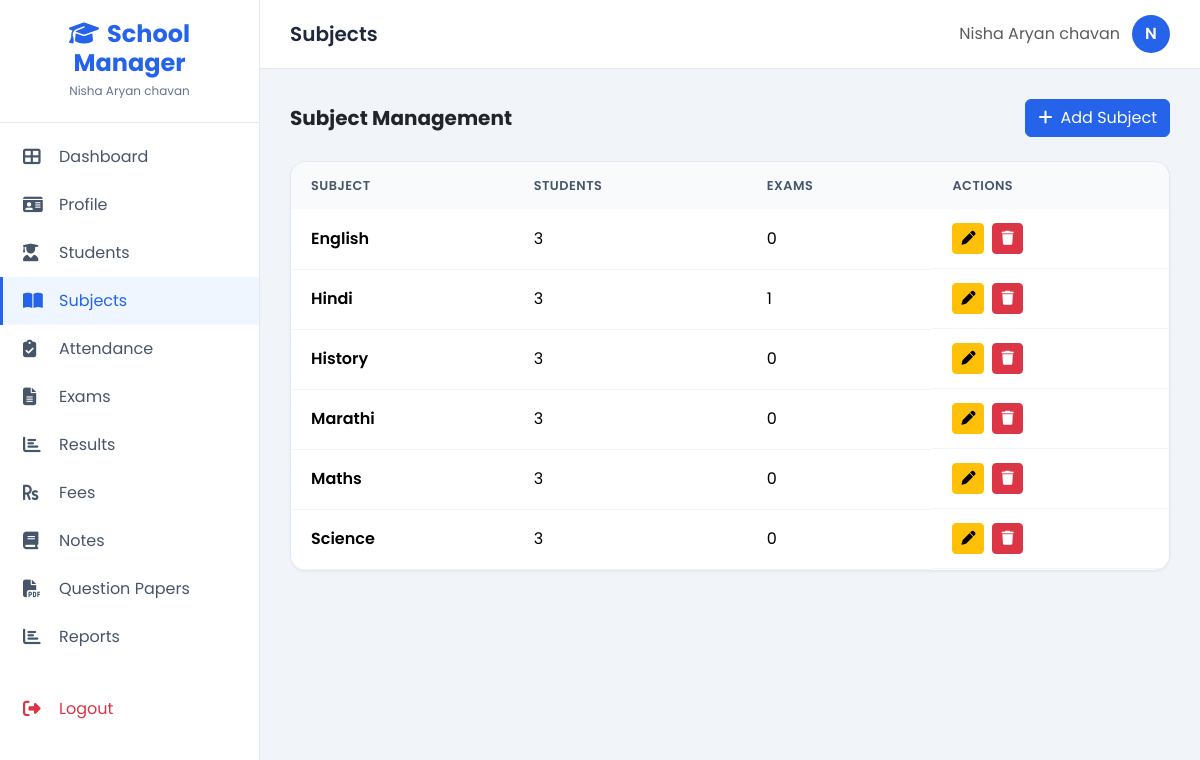
Page /subjects (signed in) on the committed database.
### tables this page shows
CREATE TABLE subjects (
            id INTEGER PRIMARY KEY AUTOINCREMENT,
            teacher_id INTEGER NOT NULL,
            name TEXT NOT NULL,
            FOREIGN KEY (teacher_id) REFERENCES teachers(id)
        );

### routes/main.py (the view, shortened to what this page needs)
@main_bp.route('/subjects', methods=['GET', 'POST'])
@login_required(role='teacher')
def subjects():
    teacher_id = session['user_id']
    conn = get_db()
    cursor = conn.cursor()
    cursor.execute(
        '''
        SELECT s.*, COUNT(DISTINCT st.id) AS student_count, COUNT(DISTINCT e.id) AS exam_count
        FROM subjects s
        LEFT JOIN students st ON st.teacher_id = s.teacher_id
        LEFT JOIN exams e ON e.subject_id = s.id
        WHERE s.teacher_id = ?
        GROUP BY s.id
        ORDER BY s.name
        ''',
        (teacher_id,),
    )
    subjects_list = cursor.fetchall()
    conn.close()
    return render_template('teacher/subjects.html', subjects=subjects_list)

### models/database.py (called while the page is built)
def get_db():
    os.makedirs(os.path.dirname(DB_PATH), exist_ok=True)
    conn = sqlite3.connect(DB_PATH)
    conn.row_factory = sqlite3.Row
    conn.execute("PRAGMA foreign_keys = ON")
    return conn

### utils/auth.py (called while the page is built, shortened)
def login_required(role=None):
    def decorator(f):
        @wraps(f)
        def decorated_function(*args, **kwargs):
            if 'user_id' not in session:
                flash('Please login first', 'warning')
                return redirect(url_for('auth.login'))
            return f(*args, **kwargs)
        return decorated_function
    return decorator

### templates/teacher/subjects.html (shortened to what this page needs)
{% extends "base.html" %}
{% block page_title %}Subjects{% endblock %}
{% block content %}
<div class="d-flex justify-content-between align-items-center mb-4">
    <h5 class="fw-bold m-0">Subject Management</h5>
    <button class="btn btn-primary" data-bs-toggle="modal" data-bs-target="#addSubjectModal">
        <i class="fas fa-plus me-2"></i>Add Subject
    </button>
</div>
<div class="table-card">
    <div class="table-responsive">
        <table class="table">
            <thead>
                <tr>
                    <th>Subject</th>
                    <th>Students</th>
                    <th>Exams</th>
                    <th>Actions</th>
                </tr>
            </thead>
            <tbody>
                {% for subject in subjects %}
                <tr>
                    <td class="fw-semibold">{{ subject.name }}</td>
                    <td>{{ subject.student_count }}</td>
                    <td>{{ subject.exam_count }}</td>
                    <td class="d-flex gap-2">
                        <button class="btn btn-sm btn-warning" data-bs-toggle="modal" data-bs-target="#editSubject{{ subject.id }}">
                            <i class="fas fa-pen"></i>
                        </button>
                        <form method="POST">
                            <button type="submit" class="btn btn-sm btn-danger" onclick="return confirm('Delete this subject?')">
                                <i class="fas fa-trash"></i>
                            </button>
                        </form>
                    </td>
                </tr>
                {% else %}
                <tr>
                    <td colspan="4" class="text-center text-muted py-5">No subjects added yet.</td>
                </tr>
                {% endfor %}
            </tbody>
        </table>
    </div>
</div>
{% endblock %}

### templates/base.html (style rules this page uses)
:root { --primary: #2563eb; --primary-dark: #1d4ed8; --secondary: #64748b; --accent: #22c55e; --bg-light: #f1f5f9; --sidebar-width: 260px; --sidebar-collapsed: 70px; }
* { margin: 0; padding: 0; box-sizing: border-box; }
body { font-family: 'Poppins', sans-serif; background: var(--bg-light); min-height: 100vh; }
.btn-primary { background: var(--primary); border-color: var(--primary); }
.table-card { background: #fff; border-radius: 16px; box-shadow: 0 1px 3px rgba(0,0,0,0.05); border: 1px solid #e2e8f0; overflow: hidden; }
.table-card .table { margin: 0; }
.table-card .table th { background: #f8fafc; color: #475569; font-weight: 600; font-size: 0.8rem; text-transform: uppercase; letter-spacing: 0.5px; border: none; padding: 14px 20px; }
.table-card .table td { padding: 14px 20px; border-color: #f1f5f9; vertical-align: middle; }

### rows in the picture
subjects: name "English", student_count "3", exam_count "0"
subjects: name "Hindi", student_count "3", exam_count "1"
subjects: name "History", student_count "3", exam_count "0"
subjects: name "Marathi", student_count "3", exam_count "0"
subjects: name "Maths", student_count "3", exam_count "0"
subjects: name "Science", student_count "3", exam_count "0"

### other values in the picture
{{ session.teacher_name or session.username }} "Nisha Aryan chavan"
{{ (session.teacher_name or session.username)[0].upper() }} "N"
